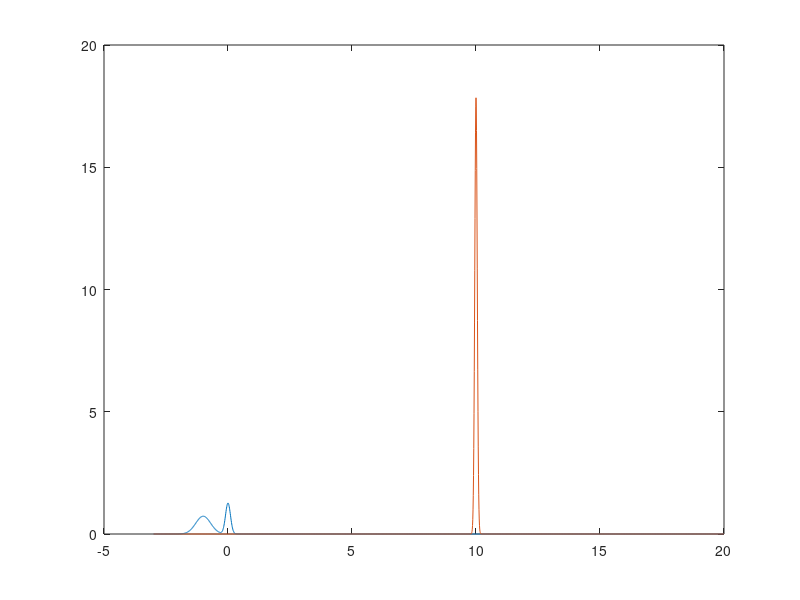

Write the MATLAB code that produced this figure. (Note: this script raises an error after producing the figure.)
function TestFFT_convolution()
dt = 0.01;
t_min= -3;
t_max = 20;
dT = t_max-t_min;
t=t_min:dt:t_max;
s = signal(t);
Nt = numel(t);
DN = Nt;

plot(t,s);
hold on
pls = pulse(t);
plot(t,pls);

Ntp = Nt+DN;
fs = fft(s,Ntp);
fp = fft(pls,Ntp);

% i = 0:Ntp-1;
% te = t_min + i*dt;

% fst = ifft(fs);
% fpt = ifft(fp);
% hold on
% plot(te,fst)
% plot(te,fpt);


% fs = fft(s);
% fp = fft(pls);

find = fft_ind(numel(fs));
phase = 1i*pi*find*(1-(2*t_min+dt*(Ntp-1))/(dt*(Ntp-1))); %

fc = fs.*fp.*exp(phase);
conv = ifft(fc)/dT;
if numel(t) ~= numel(conv)
    i = 0:Ntp-1;
    t = t_min + i*dt;
end
plot(t,real(conv));
if ~any(isreal(conv))
    imp = imag(conv);
    realmax = max(real(conv));
    imgmax = max(imp);
    if imgmax<10*realmax
        fprintf('imaginary part renormalized from %e to %e\n',imgmax,0.1*realmax);
        imp = imp*(0.1*realmax/imgmax);
    end
    plot(t,imp);
end
hold off

function pls = pulse(t)
t0 = 10;
sig1 = 0.05;
sig12 = sig1*sig1;
pls = abs(t).*exp(-(t-t0).^2/(2*sig12))/sqrt(2*pi*sig1);
%pls = fliplr(pls);



function sig = signal(t)

sig1 = 0.3;
sig12 = sig1*sig1;
x1 = 1;
sig2 = 0.1;
sig22 = sig2*sig2;

sig = ... %exp(-(t-x1).^2/(2*sig12))/sqrt(2*pi*sig1)+...
    exp(-(t+x1).^2/(2*sig12))/sqrt(2*pi*sig1)+exp(-(t).^2/(2*sig22))/sqrt(2*pi*sig2);







